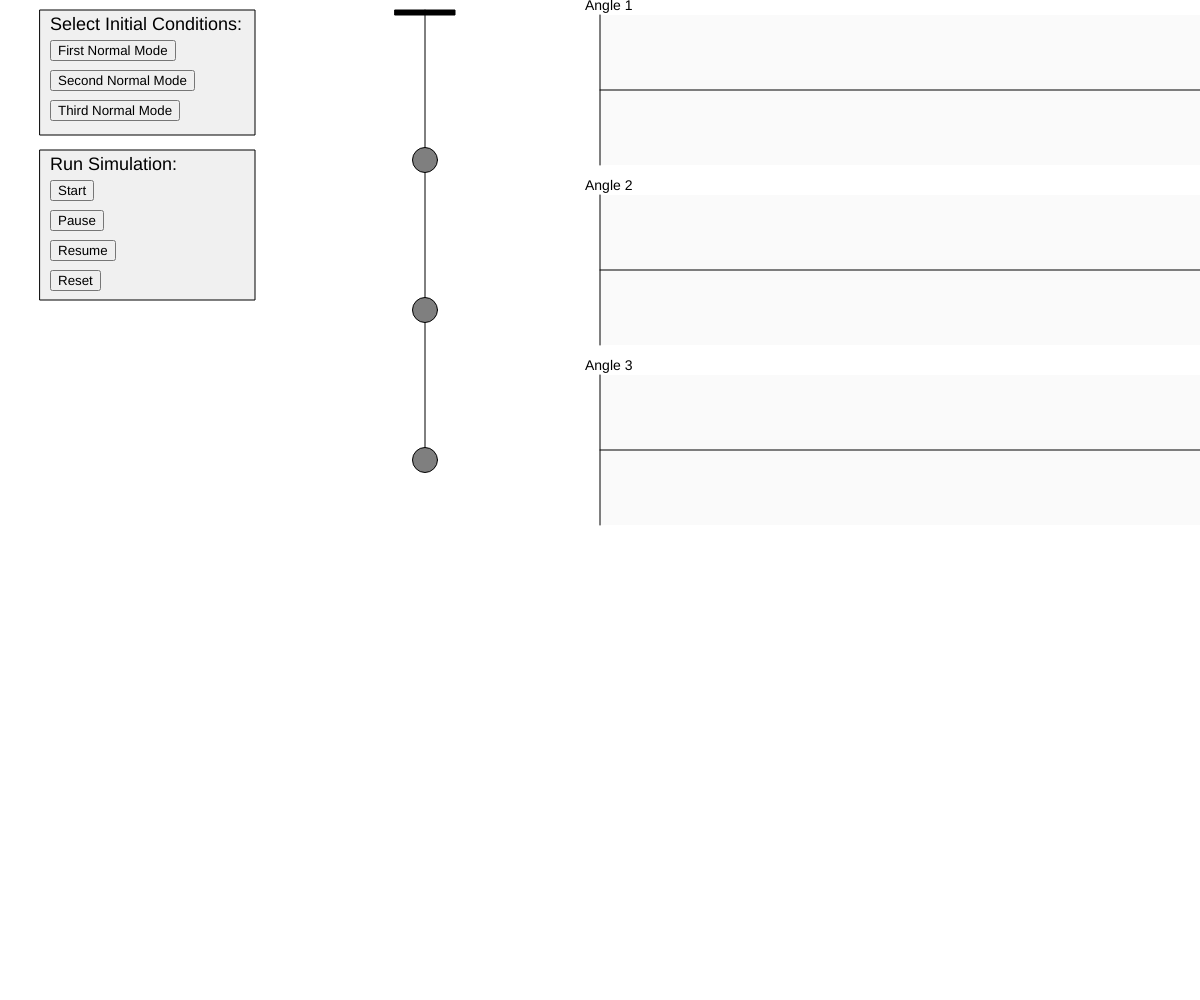
Frame 1 (no input)
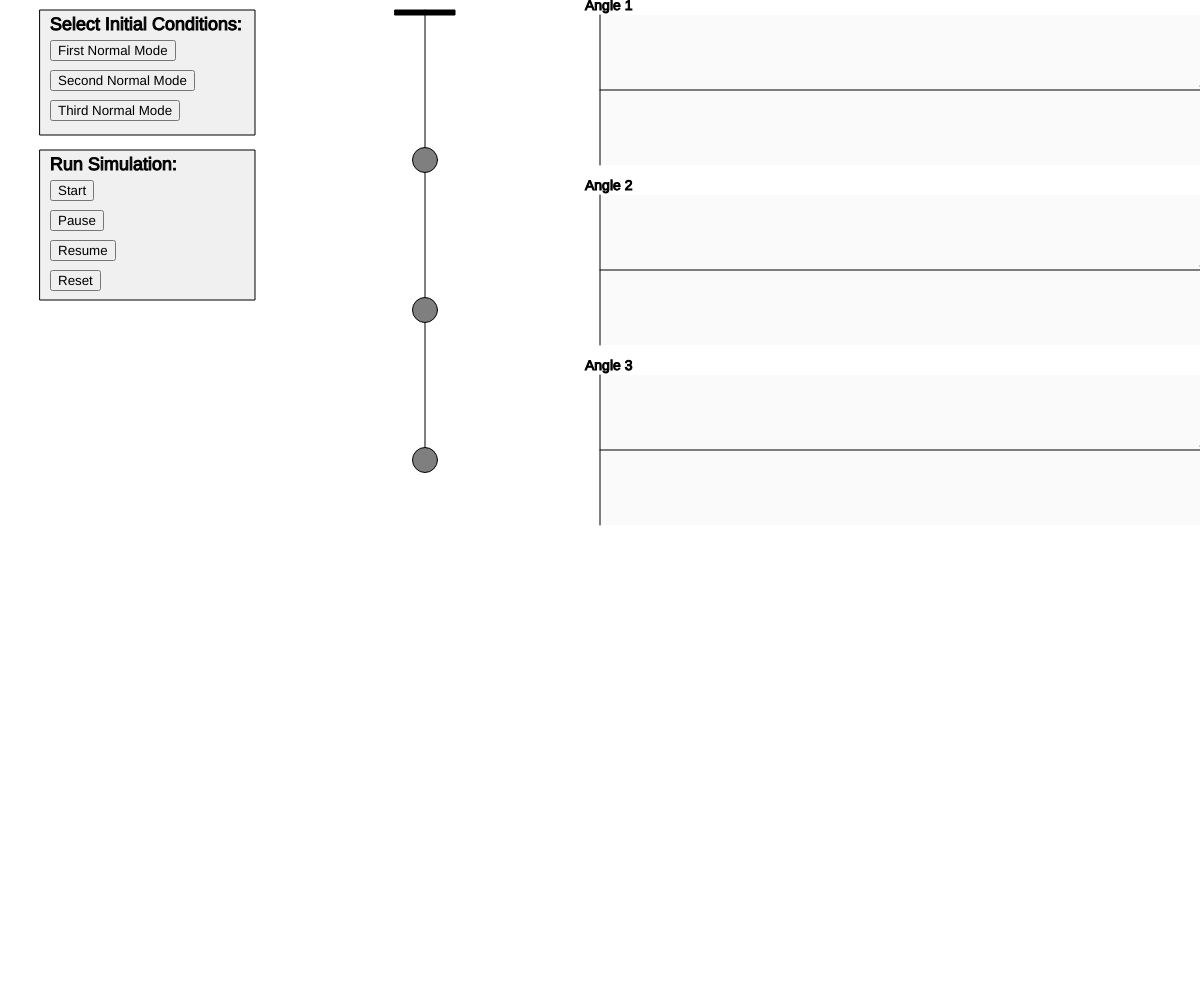
Frame 60 (no input)
Frame 120 (the mouse pressed at the canvas centre since frame 60): identical to frame 60, image omitted

The p5.js sketch that drew these frames (run headless with seeded random() and noise() and a simulated clock; from frame 60 on, the mouse is pressed at the canvas centre):

// p5.js sketch
// ── sketch.js
//Global variables
var pend_length=150
var g = .2
var omega
var x_axis_1, x_axis_2, x_axis_3

//boolean variables
var running
var paused
var n1, n2, n3

//buttons and slider variable
var start_btn
var pause_btn
var reset_btn
var resume_btn
var n1_btn;//To select IC's which will excite the first normal mode
var n2_btn;//To select IC's which will excite second normal mode
var n3_btn;
/*var slider1;
var slider2;
var slider3;*/

function setup() {
  
  x_axis_1 = 90
  x_axis_2 = 270
  x_axis_3 = 450
  
  n1 = false
  n2 = false
  n3 = false
  
  createCanvas(windowWidth,windowHeight);
  
  //Sliders to control initial conditions
  /*slider1=createSlider(-22.5,22.5,0,.1);//
  slider1.position(175,60);
  slider2=createSlider(-22.5,22.5,0,.1);
  slider2.position(175,210);
  slider3=createSlider(-22.5,22.5,0,.1);
  slider3.position(175,360);*/
  
  //First normal mode button
  n1_btn=createButton("First Normal Mode");
  n1_btn.position(50,40);
  n1_btn.mouseClicked(N1);
  
  n2_btn=createButton("Second Normal Mode");
  n2_btn.position(50,70);
  n2_btn.mouseClicked(N2);
  
  n3_btn=createButton("Third Normal Mode");
  n3_btn.position(50,100);
  n3_btn.mouseClicked(N3);
  
  //Start button
  start_btn= createButton("Start");
  start_btn.position(50,180);
  start_btn.mouseClicked(start);//Calls start function on click event
  
  //Pause button
  pause_btn=createButton("Pause");
  pause_btn.position(50,210);
  pause_btn.mouseClicked(pause);//Calls pause function on click event
  
  //Resume button
  resume_btn=createButton("Resume");
  resume_btn.position(50,240);
  resume_btn.mouseClicked(resume);//
  
  //Reset button
  reset_btn=createButton("Reset");
  reset_btn.position(50,270);
  reset_btn.mouseClicked(reset);//Calls reset function on click event
  
  reset();
}

function draw() {
  
background(255);

makePretty() //Labels and stuff

framePlots()

if(n1||n2||n3){
  renderWaves(omega,1,600)
}

  //Start not pressed
  if(running==false){
     /*p1.angle1=radians(slider1.value());
     p1.angle2=radians(slider2.value());
     p1.angle3=radians(slider3.value());*/
     
     if(n1){
       p1.angle3=radians(22.5)
       p1.angle2=radians(22.5*.792113)
       p1.angle1=radians(22.5*.61307)
     }
     else if(n2){
       p1.angle3=radians(22.5)
       p1.angle2=radians(-22.5*.14714)
       p1.angle1=radians(-22.5*.416993)
     }
     else if(n3){
       p1.angle3=radians(-22.5*.466206)
       p1.angle2=radians(22.5)
       p1.angle1=radians(-22.5*.607913)
     }
     p1.display();
  }
  
  //Start was pressed
  else {
    
    if(paused==false)
    {
       p1.go();
    }
       
    else if(paused==true)
    {
       p1.display();
    }
  }
  
} 
 
//Triple pendulum with equal lengths and equal masses
function Triple_Pendulum(origin_, r_,theta10_,theta20_,theta30_) {
  // Fill all variables
  this.origin = origin_.copy();
  this.position1 = createVector();
  this.position2= createVector();
  this.position3= createVector();
  this.r = r_;
  this.angle1 = theta10_;
  this.angle2= theta20_;
  this.angle3= theta30_;
  this.aVelocity1 = 0.0;
  this.aVelocity2 = 0.0;
  this.aVelocity3 = 0.0;
  this.aAcceleration1 = 0.0;
  this.aAcceleration2 = 0.0;
  this.aAcceleration3 = 0.0;
  this.ballr = 25.0;      // Arbitrary ball radius

  this.go = function() {
    this.update();
    this.display();
  }

  // Function to update position
  this.update = function() {
    //var g= .2;    // Arbitrary constant  
    
    //Coupled oscillator equations of motion for small angles
    this.aAcceleration1 = -3*(g/this.r)*this.angle1 + 2*(g/this.r)*this.angle2;
    this.aAcceleration2 = 3*(g/this.r)*this.angle1 - 4*(g/this.r)*this.angle2+(g/this.r)*this.angle3;//Small angle approximation
    this.aAcceleration3 = 2*(g/this.r)*this.angle2 -2*(g/this.r)*this.angle3;
    
    //Increment velocity and position
    this.aVelocity1 += (this.aAcceleration1);  
    this.aVelocity2 += (this.aAcceleration2);
    this.aVelocity3 += (this.aAcceleration3);
    this.angle1 += (this.aVelocity1); 
    this.angle2 += (this.aVelocity2);
    this.angle3 += (this.aVelocity3);
  }

  this.display = function() {
    this.position1.set(this.r*sin(this.angle1), this.r*cos(this.angle1), 0);         // Polar to cartesian conversion
    this.position1.add(this.origin);                                               // Make sure the position is relative to the pendulum's origin
    this.position2.set(this.r*sin(this.angle2), this.r*cos(this.angle2), 0);
    this.position2.add(this.position1); //position of mass 2 is relative position of mass 1
    this.position3.set(this.r*sin(this.angle3), this.r*cos(this.angle3), 0);
    this.position3.add(this.position2);
    
    stroke(0);
    strokeWeight(1);
    
    // Draw the arms
    line(this.origin.x, this.origin.y, this.position1.x, this.position1.y);
    line(this.position1.x, this.position1.y, this.position2.x, this.position2.y);
    line(this.position2.x, this.position2.y, this.position3.x, this.position3.y);
    ellipseMode(CENTER);
    fill(127);
    
    // Draw the balls
    ellipse(this.position1.x, this.position1.y, this.ballr, this.ballr);
    ellipse(this.position2.x, this.position2.y, this.ballr, this.ballr);
    ellipse(this.position3.x, this.position3.y, this.ballr, this.ballr);
    
  }
}

function start(){
  running=true;
  return
}

function pause(){
  if(running==true){
    paused=true;
  }
  return
  //if sim not running pressing pause shouldnt do anything
}

function resume(){
  if(paused==true){
    paused=false;
  }
  //if sim isn't paused pressing resume doesn't do anything
  return
}

function reset(){
  n1 = n2 = n3 = false
  running = paused = false;
  p1 = new Triple_Pendulum(createVector(425,10),pend_length,0,0,0);
  /*slider1.value(0);
  slider2.value(0);
  slider3.value(0);*/
  i = 0;
  
  return
}

//Normal mode 1 (equal lengths and masses)
function N1(){
  if(running==false){
    n1 = true
    n2 = false
    n3 = false
    omega = sqrt(g/pend_length)
  }
    
  else{
    return
  }
  
  /*slider3.value(22.5);
  slider2.value(22.5*.792113);
  slider1.value(22.5*.613037);*/
}



function N2(){
  if(running==false){
    n1 = false
    n2 = true
    n3 = false
    omega = sqrt(g/pend_length)*1.5
  }
    
  else{
    return
  }
  /*slider3.value(22.5);
  slider2.value(-22.5*.14714);
  slider1.value(-22.5*.416993);*/
}

function N3(){
 if(running==false){
    n1 = false
    n2 = false
    n3 = true
    omega = sqrt(g/pend_length)*2.2
  }
    
  else{
    return
  }
  /*slider3.value(-22.5*.466206);
  slider2.value(22.5);
  slider1.value(-22.5*.607913);*/
}

function renderWaves(omega_,x_spacing_,wave_width_){
    var N = floor(wave_width_/x_spacing_)
    var y = new Array(N)
    var d_theta = omega_*x_spacing_
    //=============================================================
    beginShape()
    push()
    for( var i=0; i<=N; i++ ) {
      noFill()
      curveVertex(i*x_spacing_+600,x_axis_1-(22.5*.613037)*cos(i*d_theta))
      pop()
    }
    endShape()
  
    beginShape()
    push()
    for( var i=0; i<=N; i++ ) {
      noFill()
      curveVertex(i*x_spacing_+600,x_axis_2-(22.5*.792113)*cos(i*d_theta))
      pop()
    }
    endShape()
  
    beginShape()
    push()
    for( var i=0; i<=N; i++ ) {
      noFill()
      curveVertex(i*x_spacing_+600,x_axis_3-(22.5)*cos(i*d_theta))
      pop()
    }
    endShape()
}

function framePlots(){
  
push()
  noStroke()
  fill(250)
  rect(600,15,600,150)
  rect(600,195,600,150)
  rect(600,375,600,150)
pop()

push()
  fill('black')
  textSize(14)
  text("Time",1200,x_axis_1+5)
  text("Time",1200,x_axis_2+5)
  text("Time",1200,x_axis_3+5)
  text("Angle 1",585,10)
  text("Angle 2",585,190)
  text("Angle 3",585,370)
pop()

push()
  line(600,x_axis_1,1200,x_axis_1)
  line(600,15,600,165)
  line(600,x_axis_2,1200,x_axis_2)
  line(600,195,600,345)
  line(600,x_axis_3,1200,x_axis_3)
  line(600,375,600,525)
pop()
}

function makePretty(){

push()
  fill('black')
  rect(395,10,60,5)
pop()
  
push()
  fill(240)
  rect(40,10,215,125)
pop()

push()
  fill('black')
  textSize(18)
  text("Select Initial Conditions:",50,30)
pop()

push()
  fill(240)
  rect(40,150,215,150)
pop()

push()
  fill('black')
  textSize(18)
  text("Run Simulation:",50,170)
pop()
}
